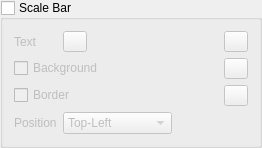
            <widget class="QgsCollapsibleGroupBox" name="groupScaleBar">
             <property name="title">
              <string>Scale Bar</string>
             </property>
             <property name="checkable">
              <bool>true</bool>
             </property>
             <property name="checked">
              <bool>false</bool>
             </property>
             <layout class="QVBoxLayout" name="verticalLayout_5">
              <item>
               <layout class="QGridLayout" name="gridLayout_8">
                <item row="2" column="0" colspan="3">
                 <widget class="QCheckBox" name="cbScaleBarFrame">
                  <property name="text">
                   <string>Border</string>
                  </property>
                 </widget>
                </item>
                <item row="3" column="1">
                 <widget class="QComboBox" name="cboPosScaleBar">
                  <item>
                   <property name="text">
                    <string>Top-Left</string>
                   </property>
                  </item>
                  <item>
                   <property name="text">
                    <string>Top-Right</string>
                   </property>
                  </item>
                  <item>
                   <property name="text">
                    <string>Bottom-Left</string>
                   </property>
                  </item>
                  <item>
                   <property name="text">
                    <string>Bottom-Right</string>
                   </property>
                  </item>
                  <item>
                   <property name="text">
                    <string>Top-Center</string>
                   </property>
                  </item>
                  <item>
                   <property name="text">
                    <string>Bottom-Center</string>
                   </property>
                  </item>
                 </widget>
                </item>
                <item row="1" column="0" colspan="3">
                 <widget class="QCheckBox" name="cbScaleBarBackground">
                  <property name="text">
                   <string>Background</string>
                  </property>
                 </widget>
                </item>
                <item row="1" column="3">
                 <widget class="QgsColorButton" name="colorScaleBarBackground">
                  <property name="minimumSize">
                   <size>
                    <width>24</width>
                    <height>21</height>
                   </size>
                  </property>
                  <property name="color">
                   <color>
                    <red>255</red>
                    <green>255</green>
                    <blue>255</blue>
                   </color>
                  </property>
                  <property name="defaultColor">
                   <color>
                    <red>255</red>
                    <green>255</green>
                    <blue>255</blue>
                   </color>
                  </property>
                 </widget>
                </item>
                <item row="3" column="0">
                 <widget class="QLabel" name="label_24">
                  <property name="text">
                   <string>Position</string>
                  </property>
                 </widget>
                </item>
                <item row="2" column="3">
                 <widget class="QgsColorButton" name="colorScaleBarFrame">
                  <property name="minimumSize">
                   <size>
                    <width>24</width>
                    <height>21</height>
                   </size>
                  </property>
                  <property name="color">
                   <color>
                    <red>0</red>
                    <green>0</green>
                    <blue>0</blue>
                   </color>
                  </property>
                  <property name="defaultColor">
                   <color>
                    <red>0</red>
                    <green>0</green>
                    <blue>0</blue>
                   </color>
                  </property>
                 </widget>
                </item>
                <item row="0" column="0">
                 <widget class="QLabel" name="label_8">
                  <property name="text">
                   <string>Text</string>
                  </property>
                 </widget>
                </item>
                <item row="0" column="1">
                 <widget class="QgsFontButton" name="fbtnScaleBar">
                  <property name="minimumSize">
                   <size>
                    <width>0</width>
                    <height>21</height>
                   </size>
                  </property>
                  <property name="mode">
                   <enum>QgsFontButton::ModeQFont</enum>
                  </property>
                 </widget>
                </item>
                <item row="0" column="3">
                 <widget class="QgsColorButton" name="colorScaleBarText">
                  <property name="minimumSize">
                   <size>
                    <width>24</width>
                    <height>21</height>
                   </size>
                  </property>
                  <property name="color">
                   <color>
                    <red>0</red>
                    <green>0</green>
                    <blue>0</blue>
                   </color>
                  </property>
                  <property name="defaultColor">
                   <color>
                    <red>0</red>
                    <green>0</green>
                    <blue>0</blue>
                   </color>
                  </property>
                 </widget>
                </item>
                <item row="0" column="2">
                 <spacer name="horizontalSpacer_10">
                  <property name="orientation">
                   <enum>Qt::Horizontal</enum>
                  </property>
                  <property name="sizeHint" stdset="0">
                   <size>
                    <width>40</width>
                    <height>20</height>
                   </size>
                  </property>
                 </spacer>
                </item>
               </layout>
              </item>
             </layout>
            </widget>
